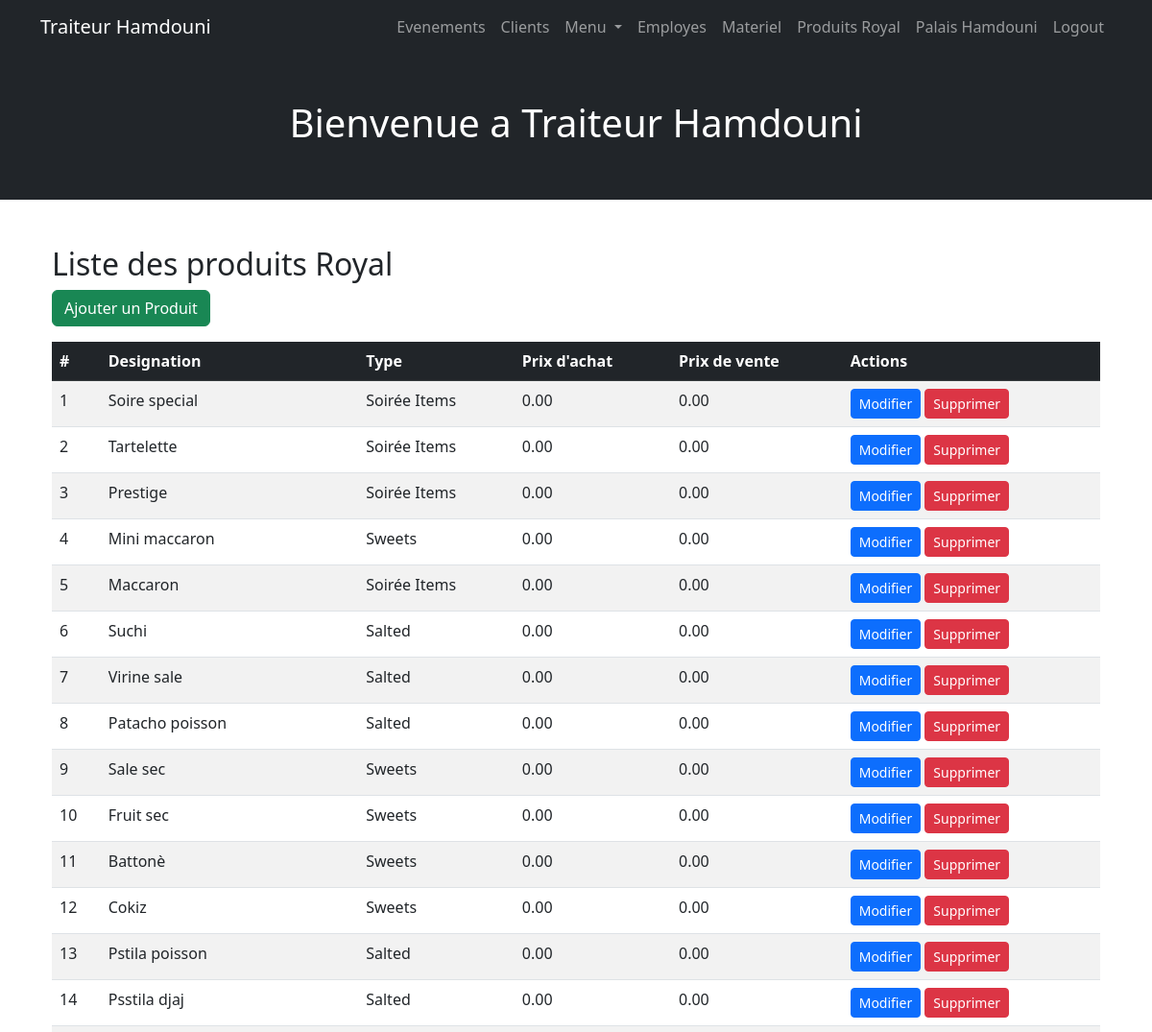
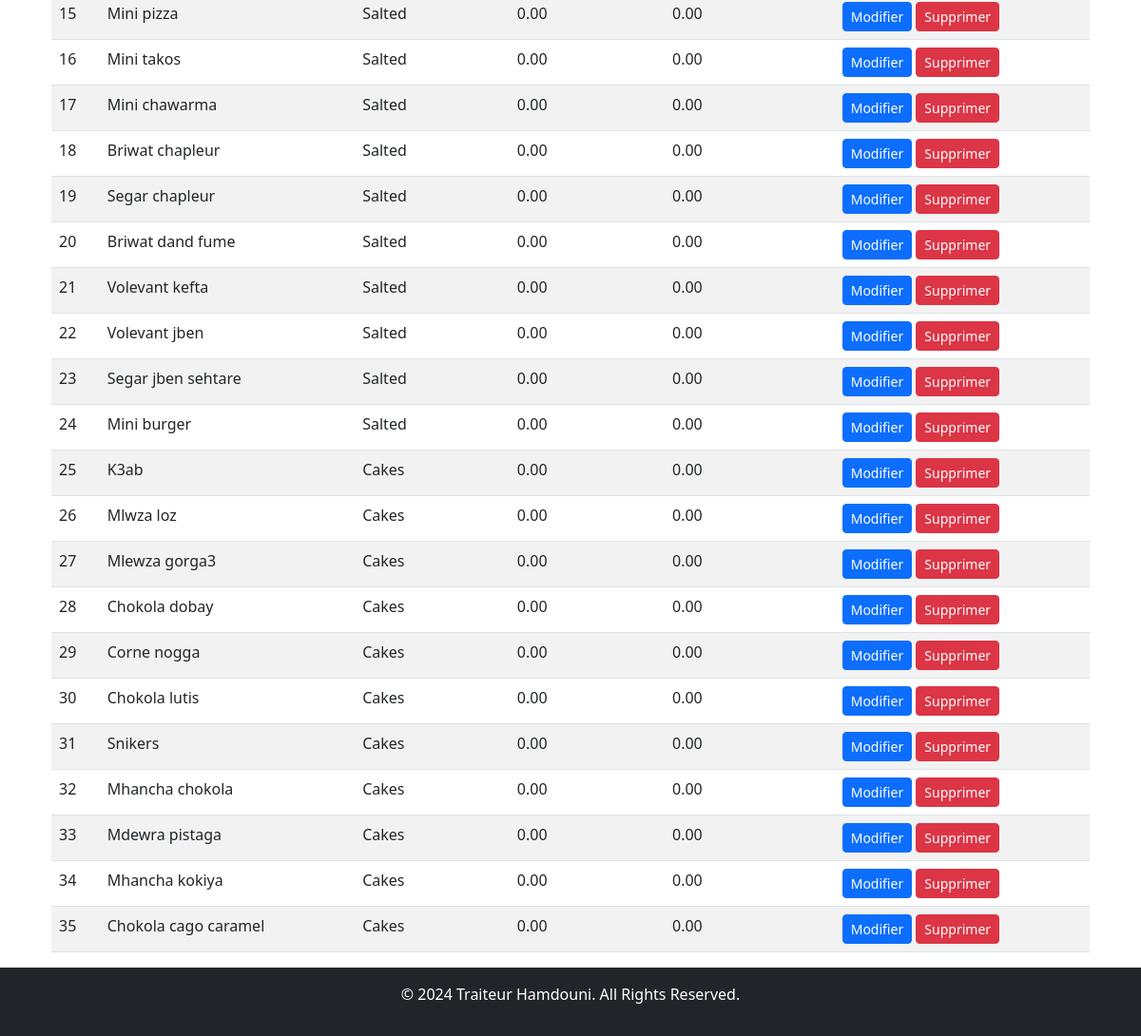
Screenshot of /products/ (signed in) with the database file from the repository (2 pictures, top to bottom).
### products/models.py (models this page shows, shortened)
class Product(models.Model):
    PRODUCT_TYPES = [
        ('sweet', 'Sweets'),
        ('salted', 'Salted'),
        ('cake', 'Cakes'),
        ('soire', 'Soirée Items'),
    ]
    name = models.CharField(max_length=255, verbose_name="Product Name")
    type = models.CharField(max_length=50, choices=PRODUCT_TYPES, verbose_name="Product Type")
    purchase_price = models.DecimalField(max_digits=10, decimal_places=2, verbose_name="Purchase Price")
    selling_price = models.DecimalField(max_digits=10, decimal_places=2, verbose_name="Selling Price")

### products/views.py (the view)
# urls.py: path('', product_list, name='product_list'),  # List all products
def product_list(request):
    products = Product.objects.all()
    return render(request, "products/product_list.html", {"products": products})

### products/templates/products/product_list.html (shortened to what this page needs)
{% extends 'base.html' %}
{% block content %}
<div class="container mt-4">
    <h2>Liste des produits Royal</h2>
    <a href="{% url 'products:add_product' %}" class="btn btn-success mb-3">Ajouter un Produit</a>
    <table class="table table-striped">
        <thead class="table-dark">
            <tr>
                <th>#</th>
                <th>Designation</th>
                <th>Type</th>
                <th>Prix d'achat</th>
                <th>Prix de vente</th>
                <th>Actions</th>
            </tr>
        </thead>
        <tbody>
            {% for product in products %}
            <tr>
                <td>{{ forloop.counter }}</td>
                <td>{{ product.name }}</td>
                <td>{{ product.get_type_display }}</td>
                <td>{{ product.purchase_price }}</td>
                <td>{{ product.selling_price }}</td>
                <td>
                    <a href="{% url 'products:edit_product' product.id %}" class="btn btn-sm btn-primary">Modifier</a>
                    <form method="post" action="{% url 'products:delete_product' product.id %}" style="display:inline;">
                        <button type="submit" class="btn btn-sm btn-danger">Supprimer</button>
                    </form>
                </td>
            </tr>
            {% empty %}
            <tr>
                <td colspan="6" class="text-center">Aucun produit Trouve.</td>
            </tr>
            {% endfor %}
        </tbody>
    </table>
</div>
{% endblock %}

### client/templates/base.html (style rules this page uses)
html, body { height: 100%; margin: 0; }
body { display: flex; flex-direction: column; }
.container.mt-4 { flex: 1; }

### rows the page displays
Product: name "Soire special", type "Soirée Items", purchase_price "0.00", selling_price "0.00"
Product: name "Tartelette", type "Soirée Items", purchase_price "0.00", selling_price "0.00"
Product: name "Prestige", type "Soirée Items", purchase_price "0.00", selling_price "0.00"
Product: name "Mini maccaron", type "Sweets", purchase_price "0.00", selling_price "0.00"
Product: name "Maccaron", type "Soirée Items", purchase_price "0.00", selling_price "0.00"
Product: name "Suchi", type "Salted", purchase_price "0.00", selling_price "0.00"
Product: name "Virine sale", type "Salted", purchase_price "0.00", selling_price "0.00"
Product: name "Patacho poisson", type "Salted", purchase_price "0.00", selling_price "0.00"
Product: name "Sale sec", type "Sweets", purchase_price "0.00", selling_price "0.00"
Product: name "Fruit sec", type "Sweets", purchase_price "0.00", selling_price "0.00"
Product: name "Battonè", type "Sweets", purchase_price "0.00", selling_price "0.00"
Product: name "Cokiz", type "Sweets", purchase_price "0.00", selling_price "0.00"
Product: name "Pstila poisson", type "Salted", purchase_price "0.00", selling_price "0.00"
Product: name "Psstila djaj", type "Salted", purchase_price "0.00", selling_price "0.00"
Product: name "Mini pizza", type "Salted", purchase_price "0.00", selling_price "0.00"
Product: name "Mini takos", type "Salted", purchase_price "0.00", selling_price "0.00"
Product: name "Mini chawarma", type "Salted", purchase_price "0.00", selling_price "0.00"
Product: name "Briwat chapleur", type "Salted", purchase_price "0.00", selling_price "0.00"
Product: name "Segar chapleur", type "Salted", purchase_price "0.00", selling_price "0.00"
Product: name "Briwat dand fume", type "Salted", purchase_price "0.00", selling_price "0.00"
Product: name "Volevant kefta", type "Salted", purchase_price "0.00", selling_price "0.00"
Product: name "Volevant jben", type "Salted", purchase_price "0.00", selling_price "0.00"
Product: name "Segar jben sehtare", type "Salted", purchase_price "0.00", selling_price "0.00"
Product: name "Mini burger", type "Salted", purchase_price "0.00", selling_price "0.00"
Product: name "K3ab", type "Cakes", purchase_price "0.00", selling_price "0.00"
Product: name "Mlwza loz", type "Cakes", purchase_price "0.00", selling_price "0.00"
Product: name "Mlewza gorga3", type "Cakes", purchase_price "0.00", selling_price "0.00"
Product: name "Chokola dobay", type "Cakes", purchase_price "0.00", selling_price "0.00"
Product: name "Corne nogga", type "Cakes", purchase_price "0.00", selling_price "0.00"
Product: name "Chokola lutis", type "Cakes", purchase_price "0.00", selling_price "0.00"
Product: name "Snikers", type "Cakes", purchase_price "0.00", selling_price "0.00"
Product: name "Mhancha chokola", type "Cakes", purchase_price "0.00", selling_price "0.00"
Product: name "Mdewra pistaga", type "Cakes", purchase_price "0.00", selling_price "0.00"
Product: name "Mhancha kokiya", type "Cakes", purchase_price "0.00", selling_price "0.00"
Product: name "Chokola cago caramel", type "Cakes", purchase_price "0.00", selling_price "0.00"
